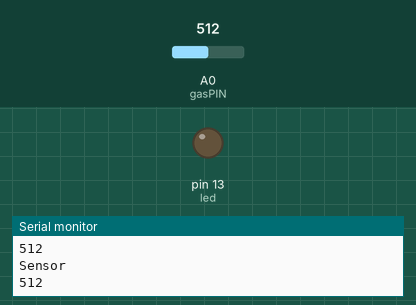
Bench run of a sketch on a simulated Arduino Uno, built with avr-gcc and run on an emulated ATmega328P. Parts: output pins drawn as LEDs (lit = HIGH), the last lines printed to the serial monitor. Dashed ring = blinking. The inputs (shaded band) are chosen by the test bench; at power-on: A0 (gasPIN) = 512.

Above: at 2.8 s.
2.9 s: A0 (gasPIN) set to 306
At 3.8 s:
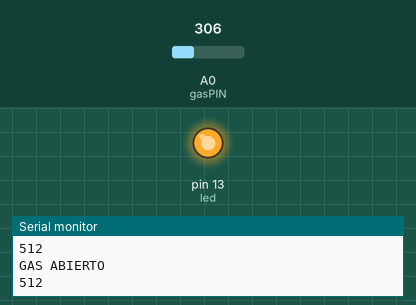
5.6 s: A0 (gasPIN) set to 388
8.3 s: A0 (gasPIN) set to 411
At 10.4 s:
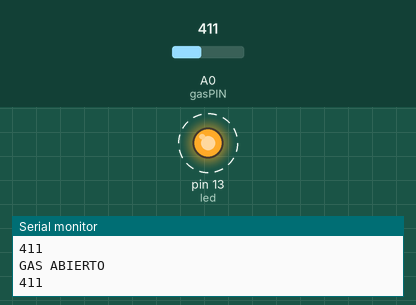
14.4 s: A0 (gasPIN) set to 122
At 16.2 s:
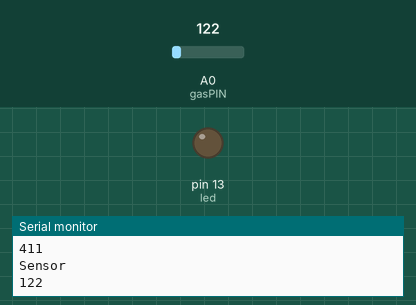
17.1 s: A0 (gasPIN) set to 511
At 19.0 s:
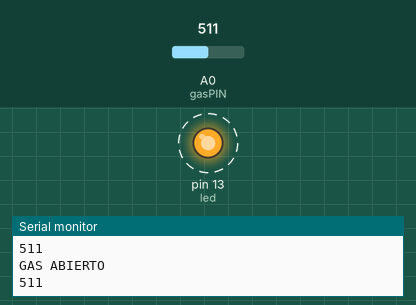
Timing chart, 0 to 24.2 s (numbered marks = the images above; inputs shaded):
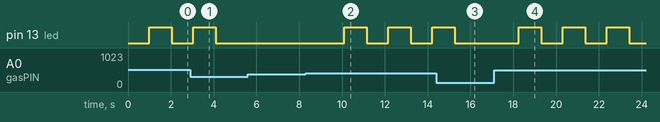

The sketch:

MQ-2_Gas.ino
```cpp
const int gasPIN = A0;
const int Referencia = 400;
const int led = 13;

void setup() {
  // put your setup code here, to run once:
Serial.begin(9600);
pinMode(led,OUTPUT);
}

void loop() {
  // put your main code here, to run repeatedly:
int aire = analogRead(A0);
Serial.println("Sensor"); Serial.println(aire);
delay(1000);
if(aire>Referencia){
  digitalWrite(led,HIGH);
  delay(50);
  Serial.println("GAS ABIERTO"); Serial.println(aire);
delay(1000);
digitalWrite(led,LOW);

  }

  else if(aire<Referencia)
  {
    digitalWrite(led,LOW);

    }

}
```

Measured:
- the behaviour switches between 400 and 401 on A0 (gasPIN) (found by bisection; images 1 and 2)
- after the input at 2.9 s, pin 13 (led): goes on until 4.1 s, then stays LOW
- after the input at 8.3 s, pin 13 (led): alternates HIGH for 1.1 s and LOW for 1.0 s, starting after 1.8 s
- after the input at 14.4 s, pin 13 (led): goes on until 15.3 s, then stays LOW
- after the input at 17.1 s, pin 13 (led): alternates HIGH for 1.1 s and LOW for 1.0 s, starting after 1.2 s
